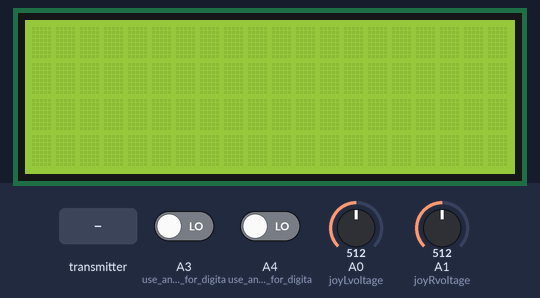
The sketch below on a simulated Arduino Uno, built with avr-gcc and run on an emulated ATmega328P. Parts: 20×4 character LCD. Inputs (shaded band) come from the test bench; at power-on: A0 (joyLvoltage) = 512, A1 (joyRvoltage) = 512, A3 (use_analog_pin_for_digita) LOW, A4 (use_analog_pin_for_digita) LOW. No radio packets arrive unless stated; what the sketch prints to the serial monitor is not drawn.

Above: at 1.2 s.
1.3 s: the transmitter starts sending temps.0 = 0
At 1.35 s:
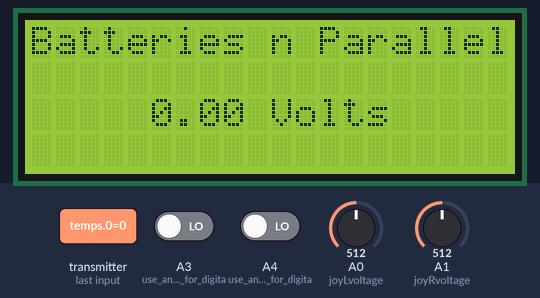
3.0 s: the transmitter starts sending temps.1 = 25
At 3.02 s:
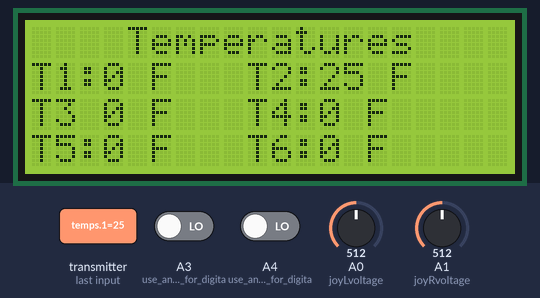
4.5 s: the transmitter starts sending temps.2 = 25
At 4.62 s:
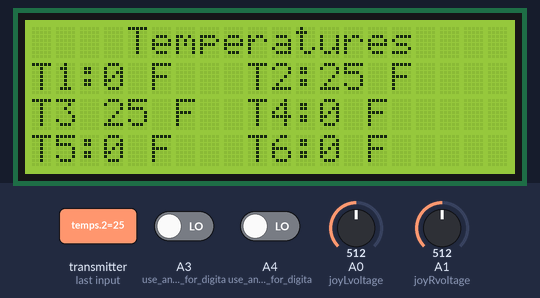
6.1 s: the transmitter starts sending temps.3 = 25
At 6.21 s:
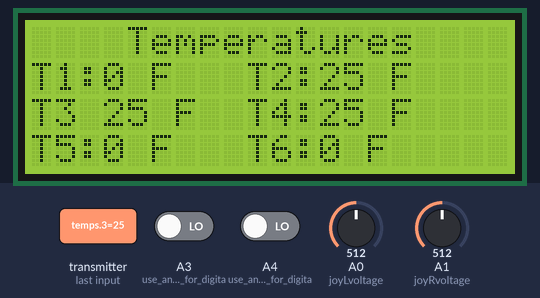

The sketch:

RemoteIntegration.ino
```cpp
#include <LiquidCrystal.h>
#include <SPI.h>
#include <nRF24L01.h>
#include <RF24.h>

//Define CE and CSN pins for tranciver and joystick pins
#define CE_PIN   8
#define CSN_PIN 9
#define joyLvoltage A0
#define joyRvoltage A1

//Pipe addresses for sending and recieivng
const byte remoteAddress[5] = {'S','B','S','R','X'};
const byte boatAddress[5] = {'S','B','S','T','X'};

// Initializing pins for radio and pins for LCD
RF24 radio(CE_PIN, CSN_PIN); // Create a Radio
LiquidCrystal lcd(7, 6, 5, 4, 3, 2); // RS, E, D4, D5, D6, D7

//Initializing temp,joy, and button variables
float temps[7]; // must match dataToSend in master
int joyL, joyR, joyLMap, joyRMap;
int state = 0;
int button = 0;
int switchstate = 0;
int onOff = 0;

void setup() {
  Serial.begin(9600); //baud rate
  radio.begin();
  radio.setDataRate( RF24_250KBPS );//data rate
  radio.setPALevel(RF24_PA_LOW);//power level output
  radio.openWritingPipe(boatAddress);//send to boat pipe
  radio.openReadingPipe(1, remoteAddress);//receive from remote pipe
  radio.setRetries(3,5); // time delay in ms, retry count (IMPORTANT)
  radio.startListening();//turn on recieving mode
  lcd.begin(20, 4);//set LCD dimentions
  pinMode(A4, INPUT);//use analog pin for digital button input
  pinMode(A3, INPUT);//use analog pin for digital kill switch input
}

//====================

void loop() {
  getData();
  send();
  //delay(100);
}

//====================

void send() {
  //read in voltage from joystick potentiometer and map to 8-bit number for UART coms
  //if the kill switch is off, if on, send default values
  int joyData[2] = {joyLMap, joyRMap};
  onOff = digitalRead(A3); //read in switch
  if (onOff < 1){
    //Serial.println("On");
    joyL = analogRead(joyLvoltage);
    joyR = analogRead(joyRvoltage);
    joyLMap = map(joyL, 0,1023, -126, 127); //0-126
    joyRMap = map(joyR,0,1023,2,256); //128-254

    if (joyLMap == -1 || joyLMap == 1){
      joyLMap = 0;
    }
    if (joyLMap < 0){
      joyLMap = 0;
    }
    if (joyRMap == 127 || joyRMap == 129){
      joyRMap = 128;
    }
    if (joyRMap < 128){
      joyRMap = 128;
    }
  }
  else{
    //Serial.println("Off");
    joyLMap = 0;
    joyRMap =128;
  }


  Serial.print("Joystick L: ");
  Serial.print(joyLMap);
  Serial.print(", Joystick R: ");
  Serial.println(joyRMap);

  radio.stopListening();//turn off recieving mode
  radio.write( &joyData, sizeof(joyData) );//send joy data to boat
  radio.startListening();//turn on recieiving mode

  Serial.print("Joystick L: ");
  Serial.print(joyData[0]);
  Serial.print(", Joystick R: ");
  Serial.println(joyData[1]);
}

//================

void getData() {
  if ( radio.available() ) {  //if data is available from boat
    radio.read( &temps, sizeof(temps) ); //read in temp data from boat
    button = digitalRead(A4);//button voltage (0 or 1)
    if (button < 1){ //if the button is pressed, progress to the next state.
      state = state +1;
      //delay(400);
        if (state > 1){ //if the state is greater than 2, reset to 0
          state = 0;
        }
    }
    switch(state) {
      case 0: //state 1, display temps on LCD
        lcd.clear();
        lcd.setCursor(1, 0);
        lcd.print("   Temperatures");
        lcd.setCursor(0, 1);
        lcd.print("T1:");
        lcd.print((int)temps[0]);
        lcd.print(" F ");
        lcd.setCursor(9, 1);
        lcd.print("T2:");
        lcd.print((int)temps[1]);
        lcd.print(" F ");
        lcd.setCursor(0, 2);
        lcd.print("T3 ");
        lcd.print((int)temps[2]);
        lcd.print(" F ");
        lcd.setCursor(9, 2);
        lcd.print("T4:");
        lcd.print((int)temps[3]);
        lcd.print(" F ");
        lcd.setCursor(0, 3);
        lcd.print("T5:");
        lcd.print((int)temps[4]);
        lcd.print(" F ");
        lcd.setCursor(9, 3);
        lcd.print("T6:");
        lcd.print((int)temps[5]);
        lcd.print(" F ");
        break;
      case 1: //state 2, display voltages on LCD
        lcd.clear();
        lcd.setCursor(0, 0);
        lcd.print("Batteries n Parallel");
        lcd.setCursor(5, 2);
        lcd.print(temps[6]);
        lcd.setCursor(9, 2);
        lcd.print(" Volts");
        break;
    }
  }
}
```

Measured:
- after the input at 1.3 s, the display: changes after 0.05 s (image 1)
- after the input at 3.0 s, the display: changes at once (image 2)
- after the input at 4.5 s, the display: first differs from a run without the input after 0.11 s (image 3)
- after the input at 6.1 s, the display: first differs from a run without the input after 0.11 s (image 4)
